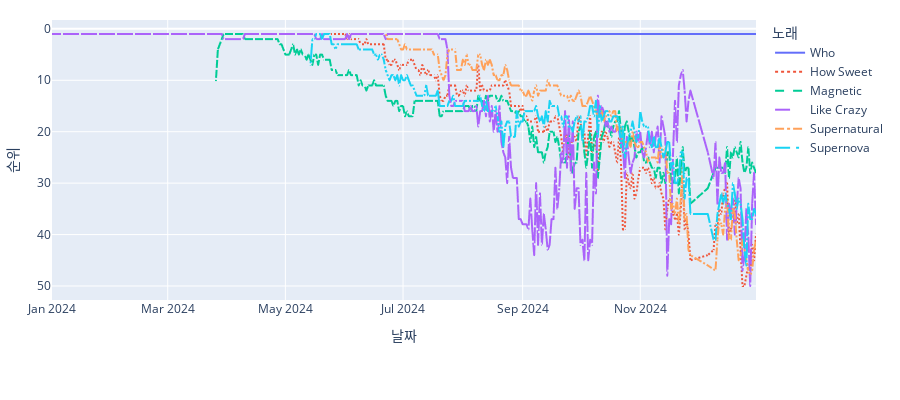

Notebook code for this chart:
### Code cell
fig=px.line((df_spotify.
             filter(pl.col('name').is_in(['Like Crazy', 'Who', 'Magnetic', 'How Sweet', 'Supernova', 'Supernatural']),
                    pl.col('country')=='KR')),
            x = 'snapshot_date', y = 'daily_rank', color = 'name', line_dash = 'name',
            labels = {'snapshot_date':'날짜', 'daily_rank':'순위', 'name':'노래'})
fig.update_yaxes(autorange="reversed")
fig.update_layout(margin=dict(l=20, r=20, t=20, b=100), height = 400, width = 900)
fig.show(config={
  'toImageButtonOptions': {
    'format': 'svg', # one of png, svg, jpeg, webp
    'filename': 'custom_image',
    'height': 400,
    'width': 900,
    'scale': 1 # Multiply title/legend/axis/canvas sizes by this factor
  }
})

### Figure 1 — Plotly figure (JSON) as saved in the notebook; plotly's stock layout.template omitted (floating-point values rounded to 4 significant figures; data arrays with more than 128 entries replaced by an {"elided": "..."} marker saying what was removed)
{"data": [{"hovertemplate": "노래=Who<br>날짜=%{x}<br>순위=%{y}<extra></extra>", "legendgroup": "Who", "line": {"color": "#636efa", "dash": "solid"}, "marker": {"symbol": "circle"}, "mode": "lines", "name": "Who", "showlegend": true, "type": "scattergl", "visible": true, "x": {"elided": "155 str values"}, "xaxis": "x", "y": {"elided": "155 int values"}, "yaxis": "y"}, {"hovertemplate": "노래=How Sweet<br>날짜=%{x}<br>순위=%{y}<extra></extra>", "legendgroup": "How Sweet", "line": {"color": "#EF553B", "dash": "dot"}, "marker": {"symbol": "circle"}, "mode": "lines", "name": "How Sweet", "showlegend": true, "type": "scattergl", "x": {"elided": "210 str values"}, "xaxis": "x", "y": {"elided": "210 int values"}, "yaxis": "y"}, {"hovertemplate": "노래=Magnetic<br>날짜=%{x}<br>순위=%{y}<extra></extra>", "legendgroup": "Magnetic", "line": {"color": "#00cc96", "dash": "dash"}, "marker": {"symbol": "circle"}, "mode": "lines", "name": "Magnetic", "showlegend": true, "type": "scattergl", "visible": true, "x": {"elided": "270 str values"}, "xaxis": "x", "y": {"elided": "270 int values"}, "yaxis": "y"}, {"hovertemplate": "노래=Like Crazy<br>날짜=%{x}<br>순위=%{y}<extra></extra>", "legendgroup": "Like Crazy", "line": {"color": "#ab63fa", "dash": "longdash"}, "marker": {"symbol": "circle"}, "mode": "lines", "name": "Like Crazy", "showlegend": true, "type": "scattergl", "visible": true, "x": {"elided": "352 str values"}, "xaxis": "x", "y": {"elided": "352 int values"}, "yaxis": "y"}, {"hovertemplate": "노래=Supernatural<br>날짜=%{x}<br>순위=%{y}<extra></extra>", "legendgroup": "Supernatural", "line": {"color": "#FFA15A", "dash": "dashdot"}, "marker": {"symbol": "circle"}, "mode": "lines", "name": "Supernatural", "showlegend": true, "type": "scattergl", "x": {"elided": "180 str values"}, "xaxis": "x", "y": {"elided": "180 int values"}, "yaxis": "y"}, {"hovertemplate": "노래=Supernova<br>날짜=%{x}<br>순위=%{y}<extra></extra>", "legendgroup": "Supernova", "line": {"color": "#19d3f3", "dash": "longdashdot"}, "marker": {"symbol": "circle"}, "mode": "lines", "name": "Supernova", "showlegend": true, "type": "scattergl", "x": {"elided": "222 str values"}, "xaxis": "x", "y": {"elided": "222 int values"}, "yaxis": "y"}], "layout": {"height": 400, "legend": {"title": {"text": "노래"}, "tracegroupgap": 0}, "margin": {"b": 100, "l": 20, "r": 20, "t": 20}, "width": 900, "xaxis": {"anchor": "y", "autorange": true, "domain": [0, 1], "range": ["2024-01-01", "2024-12-31"], "title": {"text": "날짜"}, "type": "date"}, "yaxis": {"anchor": "x", "autorange": true, "domain": [0, 1], "range": [52.72, -1.722], "title": {"text": "순위"}, "type": "linear"}}}
